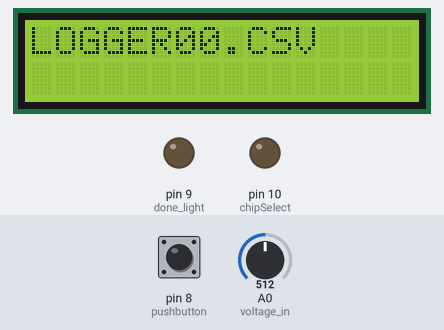
Bench run of a sketch on a simulated Arduino Uno, built with avr-gcc and run on an emulated ATmega328P. Parts: 16×2 character LCD, output pins drawn as LEDs (lit = HIGH). The inputs (shaded band) are chosen by the test bench; at power-on: A0 (voltage_in) = 512, pin 8 (pushbutton) LOW. The local clock reads 2024-03-15 10:24:30 at power-on unless the sketch sets it; storage starts empty; what the sketch prints to the serial monitor is not drawn.

Above: at 1.2 s.
At 3.6 s:
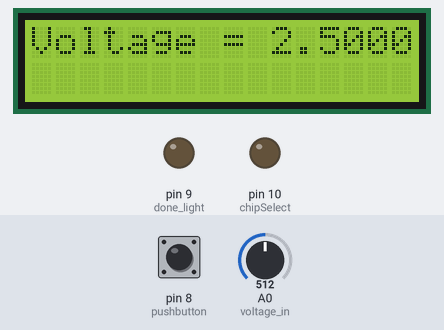
3.7 s: A0 (voltage_in) set to 716
At 4.6 s:
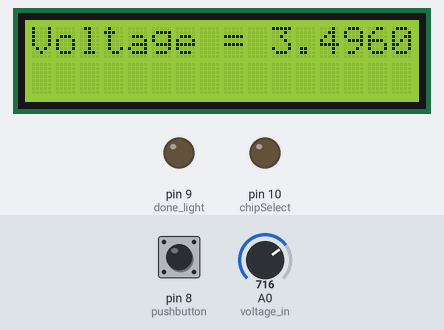
5.2 s: A0 (voltage_in) set to 900
At 5.8 s:
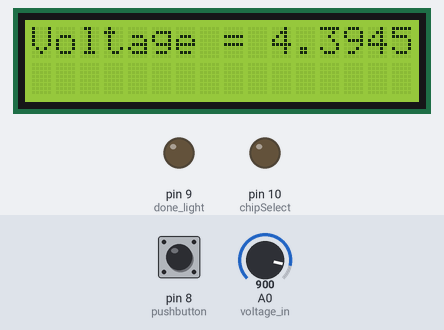
6.7 s: A0 (voltage_in) set to 1023
At 7.0 s:
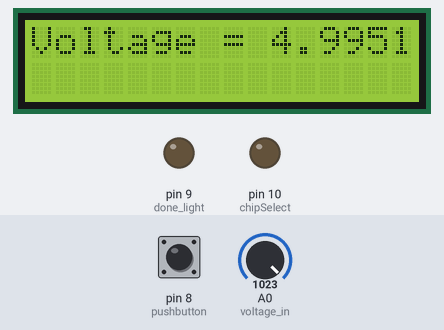
Timing chart, 0 to 9.7 s (numbered marks = the images above; inputs shaded):
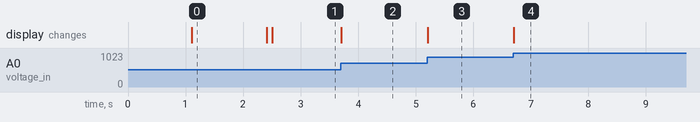

Measured:
- after the input at 3.7 s, the display: changes at once (image 2)
- after the input at 5.2 s, the display: changes at once (image 3)
- after the input at 6.7 s, the display: changes at once (image 4)
- what the display in image 0 shows lasts 1.3 s, from 1.1 s to 2.4 s

The sketch:

DataLogger_Final.ino
```cpp
#include <SPI.h>
#include <SD.h>
#include <Wire.h>
#include "RTClib.h"
#include <LiquidCrystal.h>

/*************************************************VARIABLES******************************************************/
#define DURATION 1                  //Number of hours you want this program to run once the button is pressed
#define LOG_INTERVAL 100            //Milliseconds between entries (reduce to take more/faster data)


#define SYNC_INTERVAL 1000          // millis between calls to flush() - to write data to the card
uint32_t syncTime = 0;              // time of last sync()

#define ECHO_TO_SERIAL 1            //Echo data to serial port
                                    //Easy method to turn serial printing on and off. Set to 0 if you don't want to print to the Serial Monitor

RTC_DS1307 RTC;                     //define the Real Time Clock object

const int chipSelect = 10;          //for the data logging shield, we use digital pin 10 for the SD cs line

const int pushbutton = 8;
const int done_light = 9;
/***All the variables for voltage reading function***/
const int voltage_in = A0;             //pin connected to the voltage divider output
float voltage_raw;                     //raw 0 to 1023 integer reading from the ADCs
float voltage_reading;                 //voltage value between 0 and 5V
float voltage_true;                    //voltage value between 0 and 10V
uint32_t start_time;

//the logging file
File bhoomiFile;

LiquidCrystal lcd(2,3,4,5,6,7);

/****************************************************************************************************************/
/****************************************************SETUP*******************************************************/
void setup()
{
  pinMode(pushbutton, INPUT);                 //Set pushbutton as Input
  pinMode(voltage_in, INPUT);                 //Set voltage input
  pinMode(done_light, OUTPUT);                //Set the LED as an output
  digitalWrite(done_light, LOW);              //Make sure the LED is off when we start the program

  //chip select pin mode set within SD_INIT()

  Serial.begin(9600);                         //Initialize the serial communication
  lcd.begin(16, 2);                           //Initialize the LCD
  lcd.clear();                                //Clear screen and return cursor to home at startup

  #if ECHO_TO_SERIAL
    Serial.println("Press button to start");                                //Prompt user to press button
  #endif
  lcd.setCursor(0, 0);
  lcd.print("Press button");
  lcd.setCursor(0, 1);
  lcd.print("to start...");

  while(digitalRead(pushbutton)){};                                         //Wait for pushbutton input
  #if ECHO_TO_SERIAL
    Serial.println("(BUTTON PRESSED!)");                                    //Once pressed, display a message saying so
  #endif
  lcd.clear();
  lcd.print("BUTTON PRESSED!");
  delay(1000);                                                              //Display the message for a second
  lcd.clear();

  SD_INIT();
  createFile();

  //connect to RTC
  Wire.begin();                                                     //Wire.begin: Initiate the Wire library and join the I2C bus as a master or slave.
  if (!RTC.begin())                                                 //RTC.begin initializes the internal RTC. It needs to be called before any other RTC library methods
  {                                                                 //Assume that it returns 1 on success and 0 on failure
    bhoomiFile.println("RTC failed");
    lcd.println("RTC failed");
    #if ECHO_TO_SERIAL
      Serial.println("RTC failed");
    #endif  //ECHO_TO_SERIAL
  }
  bhoomiFile.println("Time (MM/DD/YYYY HH:MM:SS), Voltage (V)");        //If RTC initializes successfully...set this as a header in the file
  #if ECHO_TO_SERIAL
    Serial.println("Time (MM/DD/YYYY HH:MM:SS), Voltage (V)");
  #endif //ECHO_TO_SERIAL

  start_time = millis();              //The very next step after this will be the data recording
                                      //Therefore, note down the time at this moment as the start time
}
/****************************************************************************************************************/

/*************************************************LOOP***********************************************************/
void loop()
{
    //Below: As long as current time - start time < required duration, keep recording the data
    for(start_time; (millis() - start_time) < (DURATION * 60 * 60 * 1000L); )
//To have record time in HOURS: (DURATION * 60 * 60 * 1000L)

    {
      doTheThing();
    }
    lcd.clear();
    while(1)
    {

      #if ECHO_TO_SERIAL
        Serial.println("ALL DONE");           //Once the set amount of time has passed, display message saying so
      #endif //ECHO_TO_SERIAL

      digitalWrite(done_light, HIGH);
      //lcd.home();
      lcd.print("ALL DONE");
      lcd.home();
    }
}
/****************************************************************************************************************/

/************************************************FUNCTIONS*******************************************************/

void error(char *str)
{
  Serial.print("error: ");
  Serial.println(str);

  while(1);
}

void SD_INIT()
{
  Serial.print("Initializing SD card...");
  pinMode(chipSelect, OUTPUT);

  //Check if the card is present and can be initialized:
  if (!SD.begin(chipSelect))                                      //SD.begin initializes the SD library and card; Returns 1 on success, 0 on failure
  {
    lcd.println("SD Card failed");
    delay(30);
    error("Card failed, or not present");                         //Error function displays the error message if SD.begin fails and returns 0
    return;
  }
  Serial.println("card initialized.");                            //If SD.begin is successful
}

void createFile()
{
  // create a new file
  char filename[] = "LOGGER00.CSV";
  for (uint8_t i = 0; i < 100; i++)                               //Make a new file every time the Arduino starts up
  {                                                               //Goes from 00 to 99
    filename[6] = i/10 + '0';
    filename[7] = i%10 + '0';
    if (!SD.exists(filename))                                     //SD.exists() tests whether a file or directory exists on the SD card
    {                                                             //It returns true if the file or directory exists, false if not
      //only open a new file if it doesn't exist
      bhoomiFile = SD.open(filename, FILE_WRITE);                 /*SD.open() opens a file on the SD card. If the file is opened for writing,
                                                                  it will be created if it doesn't already exist (but the directory containing it must already exist).
                                                                  It returns a File object referring to the opened file; if the file couldn't be opened,
                                                                  this object will evaluate to false in a boolean context*/
                                                                  //FILE_WRITE enables read and write access to the file
      break;  // leave the loop!
    }
  }

  if (!bhoomiFile)                                                //If file couldn't be opened/created
  {
    error("couldn't create file");
  }
  Serial.print("Logging to: ");                                   //Otherwise, display the name of the file generated
  Serial.println(filename);
  lcd.println(filename);
  delay(1300);
  lcd.clear();
}

void doTheThing()
{
  DateTime now;

    //delay for the amount of time we want between readings
    delay((LOG_INTERVAL - 1) - (millis() % LOG_INTERVAL));

    //fetch the time
    now = RTC.now();
    bhoomiFile.print("  ");                  //This space is important. If you remove this, the seconds will not be recorded in the log file
    bhoomiFile.print(now.month(), DEC);
    bhoomiFile.print("/");
    bhoomiFile.print(now.day(), DEC);
    bhoomiFile.print("/");
    bhoomiFile.print(now.year(), DEC);
    bhoomiFile.print(" ");
    bhoomiFile.print(now.hour(), DEC);
    bhoomiFile.print(":");
    bhoomiFile.print(now.minute(), DEC);
    bhoomiFile.print(":");
    bhoomiFile.print(now.second(), DEC);
    bhoomiFile.print("");
    #if ECHO_TO_SERIAL
      Serial.print(now.month(), DEC);
      Serial.print("/");
      Serial.print(now.day(), DEC);
      Serial.print("/");
      Serial.print(now.year(), DEC);
      Serial.print(" ");
      Serial.print(now.hour(), DEC);
      Serial.print(":");
      Serial.print(now.minute(), DEC);
      Serial.print(":");
      Serial.print(now.second(), DEC);
      Serial.print("");
    #endif //ECHO_TO_SERIAL

    voltage_raw = analogRead(voltage_in);
    voltage_reading = (voltage_raw * 5.0)/1024.0;
    voltage_true = (voltage_reading)*((9980.0 + 9950.0)/9950.0);

    //Log the voltage reading
    bhoomiFile.print(", ");
    bhoomiFile.print(voltage_reading, 4);               //for variables of datatype 'float', the number in the print() funtion specifies
                                                        //the number of digits to be printed out

    //Print to LCD
    lcd.setCursor(0,0);
    lcd.print("Voltage = ");
    lcd.print(voltage_reading, 5);
    lcd.print("V");

    #if ECHO_TO_SERIAL
      Serial.print(", ");
      Serial.print(voltage_reading, 4);
    #endif //ECHO_TO_SERIAL

    bhoomiFile.println();
    #if ECHO_TO_SERIAL
      Serial.println();
    #endif // ECHO_TO_SERIAL


    //When you use file.write(), it doesn't write to the card until you flush() or close().
    //Whenever you open a file, be sure to close it to save your data.
    if ((millis() - syncTime) < SYNC_INTERVAL) return;
    syncTime = millis();
    bhoomiFile.flush();               //flush() ensures that any bytes written to the file are physically saved to the SD card
}
/****************************************************************************************************************/
```
